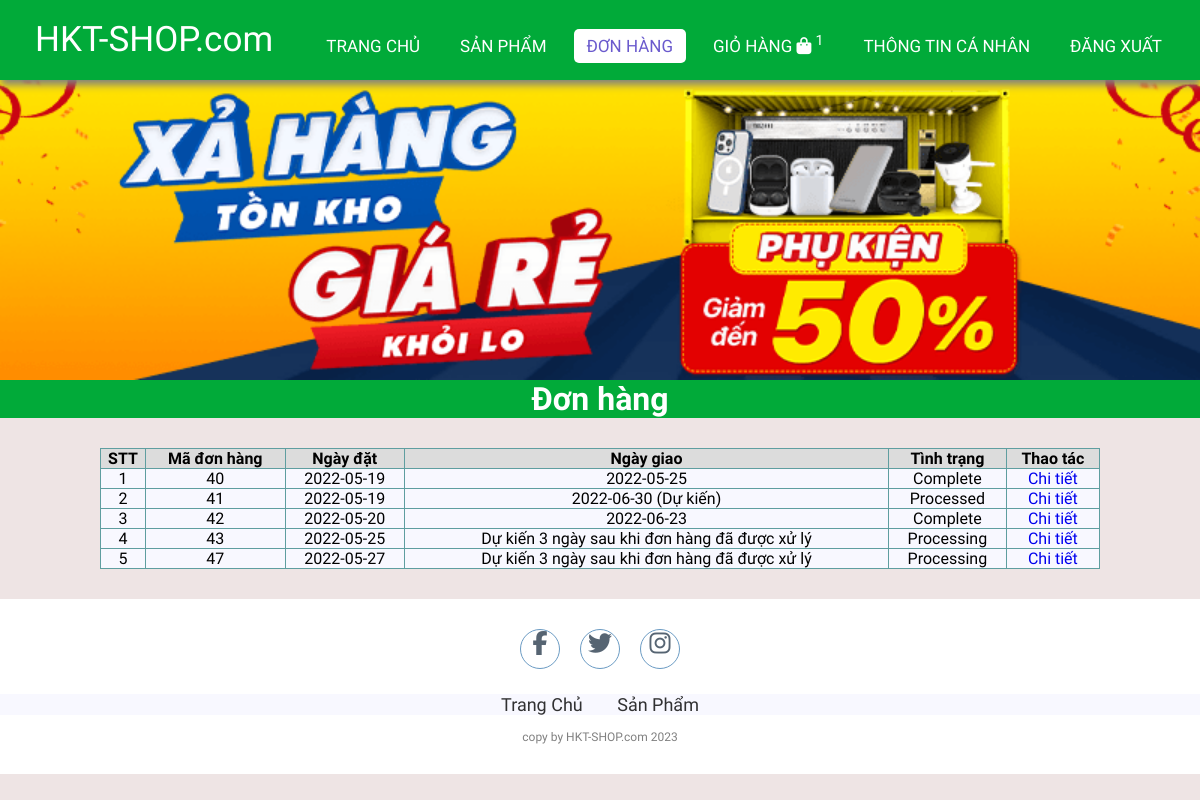
The page /order.php (signed in) on the database as committed earlier.
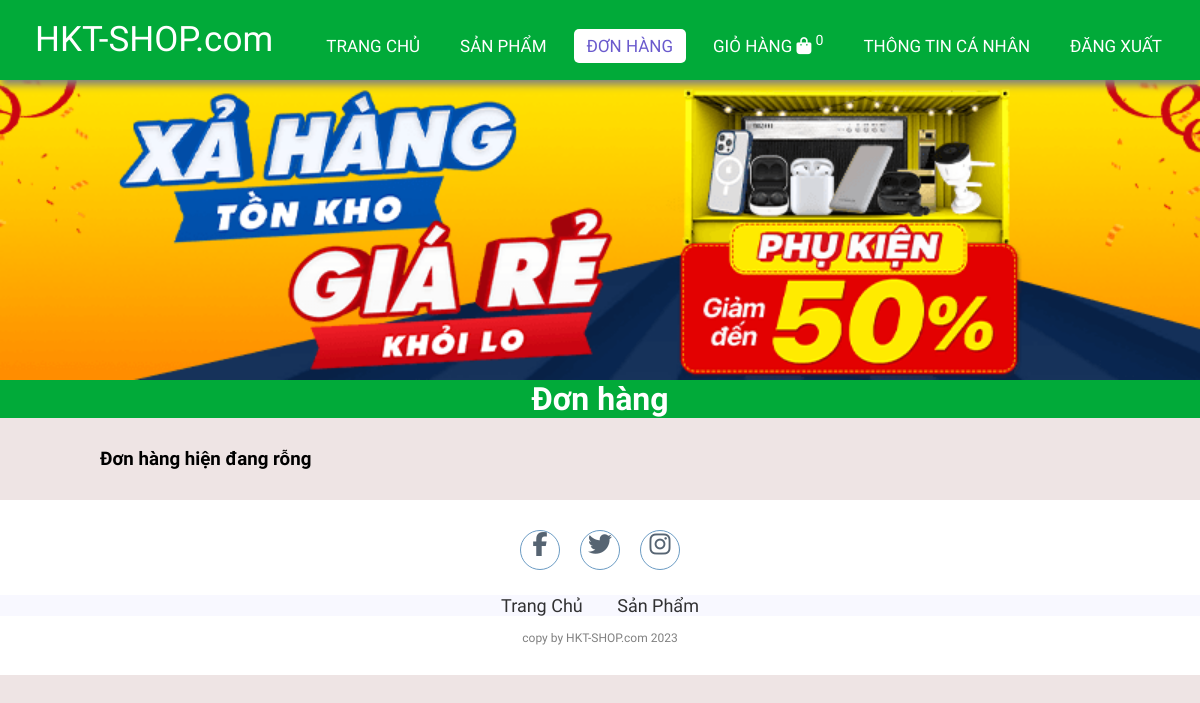
The same page on the database as committed later.
### tables this page shows
CREATE TABLE `orders` (
  `id` int(11) NOT NULL,
  `userId` int(11) NOT NULL,
  `createdDate` date NOT NULL,
  `receivedDate` date DEFAULT NULL,
  `status` varchar(20) NOT NULL
);

### lib/database.php (called while the page is built, shortened)
<?php
class Database extends PDO
{
  public $host   = DB_HOST;
  public $user   = DB_USER;
  public $pass   = DB_PASS;
  public $dbname = DB_NAME;
  public $link;
  private function connectDB()
  {
    $this->link = new mysqli(
      $this->host,
      $this->user,
      $this->pass,
      $this->dbname
    );
  }
  public function select($query)
  {
    $result = $this->link->query($query);
    if ($result->num_rows > 0) {
      return $result;
    } else {
      return false;
    }
  }
}

### lib/session.php (called while the page is built, shortened)
<?php
class Session
{
   public static function get($key)
   {
      if (isset($_SESSION[$key])) {
         return $_SESSION[$key];
      } else {
         return false;
      }
   }
}

### classes/cart.php (called while the page is built, shortened)
<?php
$filepath = realpath(dirname(__FILE__));
include_once($filepath . '/../lib/database.php');
include_once($filepath . '/../lib/session.php');
?>
<?php
class cart
{
    private $db;
    public function __construct()
    {
        $this->db = new Database();
    }
    public function getTotalQtyByUserId()
    {
        $userId = Session::get('userId');
        $query = "SELECT SUM(qty) as total FROM cart WHERE userId = '$userId' ";
        $mysqli_result = $this->db->select($query);
        if ($mysqli_result) {
            $result = mysqli_fetch_all($this->db->select($query), MYSQLI_ASSOC)[0];
            return $result;
        }
        return false;
    }
}
?>

### classes/order.php (called while the page is built, shortened)
<?php
$filepath = realpath(dirname(__FILE__));
include_once($filepath . '/../lib/database.php');
include_once($filepath . '/../lib/session.php');
include_once($filepath . '/../classes/cart.php');
?>
<?php
class order
{
    private $db;
    public function __construct()
    {
        $this->db = new Database();
    }
    public function getOrderByUser()
    {
        $userId = Session::get('userId');
        $query = "SELECT * FROM orders WHERE userId = '$userId' ";
        $mysqli_result = $this->db->select($query);
        if ($mysqli_result) {
            $result = mysqli_fetch_all($this->db->select($query), MYSQLI_ASSOC);
            return $result;
        }
        return false;
    }
}
?>

### order.php (the view, shortened to what this page needs)
<?php
include_once 'lib/session.php';
include 'classes/order.php';
include_once 'classes/cart.php';
$cart = new cart();
$totalQty = $cart->getTotalQtyByUserId();
$order = new order();
$result = $order->getOrderByUser();
?>
<!DOCTYPE html>
<html lang="en">
<head>
    <link rel="stylesheet" href="./css/style.css">
    <link rel="stylesheet" href="https://cdnjs.cloudflare.com/ajax/libs/font-awesome/5.15.4/css/all.min.css">
</head>
<body>
    <nav>
        <label class="logo">HKT-SHOP.com</label>
        <ul>
            <li><a href="index.php">Trang chủ</a></li>
            <li><a href="productList.php">Sản phẩm</a></li>
            <li><a href="order.php" id="order" class="active">Đơn hàng</a></li>
            <li>
                <a href="checkout.php">
                    Giỏ hàng
                    <i class="fa fa-shopping-bag"></i>
                    <sup class="sumItem">
                        <?= ($totalQty['total']) ? $totalQty['total'] : "0" ?>
                    </sup>
                </a>
            </li>
            <?php
            if (isset($_SESSION['user']) && $_SESSION['user']) { ?>
                <li><a href="info.php" id="signin">Thông tin cá nhân</a></li>
                <li><a href="logout.php" id="signin">Đăng xuất</a></li>
            <?php } else { ?>
                <li><a href="register.php" id="signup">Đăng ký</a></li>
                <li><a href="login.php" id="signin">Đăng nhập</a></li>
            <?php } ?>
        </ul>
    </nav>
    <section class="banner">
        <div class="fadein">
            <?php
            $dir = "./images/slider/";
            $scan_dir = scandir($dir);
            foreach ($scan_dir as $img) :
                if (in_array($img, array('.', '..')))
                    continue;
            ?>
                <img src="<?php echo $dir . $img ?>" alt="<?php echo $img ?>">
            <?php endforeach; ?>
        </div>
    </section>
    <div class="featuredProducts">
        <h1>Đơn hàng</h1>
    </div>
    <div class="container-single">
        <?php if ($result) { ?>
            <table class="order">
                <tr>
                    <th>STT</th>
                    <th>Mã đơn hàng</th>
                    <th>Ngày đặt</th>
                    <th>Ngày giao</th>
                    <th>Tình trạng</th>
                    <th>Thao tác</th>
                </tr>
                <?php $count = 1;
                foreach ($result as $key => $value) { ?>
                    <tr>
                        <td><?= $count++ ?></td>
                        <td><?= $value['id'] ?></td>
                        <td><?= $value['createdDate'] ?></td>
                        <td><?= ($value['status'] != "Processing") ? $value['receivedDate'] : "Dự kiến 3 ngày sau khi đơn hàng đã được xử lý" ?> <?= ($value['status'] != "Complete" && $value['status'] != "Processing") ? "(Dự kiến)" : "" ?> </td>
                        <?php
                        if ($value['status'] == 'Delivering') { ?>
                            <td>
                                <a href="complete_order.php?orderId=<?= $value['id'] ?>">Đang giao (Click vào để xác nhận đã nhận)</a>
                            </td>
                            <td>
                                <a href="orderdetail.php?orderId=<?= $value['id'] ?>">Chi tiết</a>
                            </td>
                        <?php } else { ?>
                            <td>
                                <?= $value['status'] ?>
                            </td>
                            <td>
                                <a href="orderdetail.php?orderId=<?= $value['id'] ?>">Chi tiết</a>
                            </td>
                        <?php }
                        ?>
                    </tr>
                <?php } ?>
            </table>
        <?php } else { ?>
            <h3>Đơn hàng hiện đang rỗng</h3>
        <?php } ?>
    </div>
    <footer>
        <div class="social">
            <a href="#"><i class="fa fa-facebook" aria-hidden="true"></i></a>
            <a href="#"><i class="fa fa-twitter" aria-hidden="true"></i></a>
            <a href="#"><i class="fa fa-instagram" aria-hidden="true"></i></a>
        </div>
        <ul class="list">
            <li>
                <a href="./">Trang Chủ</a>
            </li>
            <li>
                <a href="productList.php">Sản Phẩm</a>
            </li>
        </ul>
        <p class="copyright">copy by HKT-SHOP.com 2023</p>
    </footer>
</body>
</html>

### css/style.css (style rules this page uses)
:root { --color-primary: #01aa39; --bg-primary: rgb(238, 228, 228); }
* { padding: 0; margin: 0; text-decoration: none; list-style: none; box-sizing: border-box; }
body { font-family: Mitr; background: var(--bg-primary); }
nav { top: 0; background: var(--color-primary); height: 80px; width: 100%; position: fixed; z-index: 9999; box-shadow: 1px 5px 8px gray; }
label.logo { color: white; font-size: 35px; line-height: 80px; padding: 0 35px; }
nav ul { float: right; margin-right: 20px; }
nav ul li { display: inline-block; line-height: 80px; margin: 0 5px; }
nav ul li a { color: white; font-size: 17px; padding: 7px 13px; border-radius: 3px; text-transform: uppercase; border-radius: 5px; transition: 0.5s; }
a.active, a:hover { background: white; color: slateblue; }
.banner { background-size: cover; margin-top: 80px; overflow: hidden; }
.fadein { position: relative; height: 300px; max-width: 1200px; margin: 0 auto; background: #fff; }
.fadein img { position: absolute; width: calc(100%); height: calc(100%); width: 100%; height: 100%; object-fit: cover; }
.featuredProducts { text-align: center; background-color: var(--color-primary); color: white; }
footer { padding: 30px 0; background-color: white; }
footer .social { text-align: center; padding-bottom: 25px; color: white; }
footer .social a { color: inherit; font-size: 24px; border: 1px solid steelblue; width: 40px; height: 40px; display: inline-block; text-align: center; border-radius: 50%; margin: 0 8px; transition: 0.5s; background-color: white; color: #2c3e50; opacity: 0.8; }
footer ul { margin-top: 0; padding: 0; list-style: none; font-size: 18px; margin-bottom: 0; text-align: center; }
footer ul a { color: inherit; text-decoration: none; opacity: 0.8; }
footer ul li { display: inline; padding: 0 15px; }
footer .copyright { margin-top: 15px; text-align: center; font-size: 12px; color: gray; }
.container-single { display: flex; margin: 30px 100px; }
.list { background-color: ghostwhite; }
th { background-color: gainsboro; border: 1px solid cadetblue; }
td { border: 1px solid cadetblue; text-align: center; }
.order { width: 100%; background-color: ghostwhite; padding: 10px; border-collapse: collapse; }

Rows that differ between the two databases and show on the page:
removed orders: id "40", createdDate "2022-05-19", receivedDate "2022-05-25", status "Complete"
removed orders: id "41", createdDate "2022-05-19", receivedDate "2022-06-30", shows "(Dự kiến)", status "Processed"
removed orders: id "42", createdDate "2022-05-20", receivedDate "2022-06-23", status "Complete"
removed orders: id "43", createdDate "2022-05-25", shows "Dự kiến 3 ngày sau khi đơn hàng đã được xử lý", status "Processing"
removed orders: id "47", createdDate "2022-05-27", shows "Dự kiến 3 ngày sau khi đơn hàng đã được xử lý", status "Processing"
Other text that changed with them:
$totalQty['total']: "1" → (not shown)
text no longer shown: "STT Mã đơn hàng Ngày đặt Ngày giao Tình trạng Thao tác"
text now shown: "0 Đơn hàng hiện đang rỗng"
